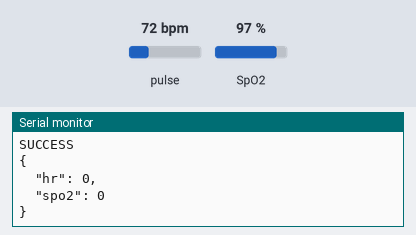
Bench run of a sketch on a simulated Arduino Uno, built with avr-gcc and run on an emulated ATmega328P. Shown: the last lines printed to the serial monitor. Inputs (shaded band) come from the test bench; at power-on: pulse 72 bpm, SpO2 97 %.

Above: at 1.2 s.
1.3 s: pulse set to 42 bpm
2.8 s: SpO2 set to 80 %
At 4.2 s:
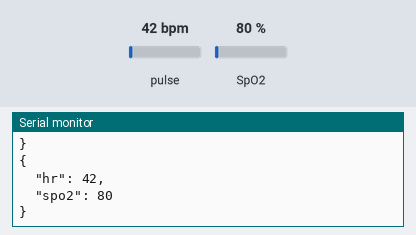
4.3 s: pulse set to 70 bpm
At 5.8 s:
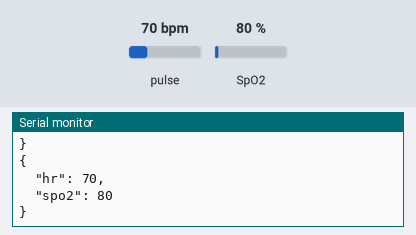
Timing chart, 0 to 7.3 s (numbered marks = the images above; inputs shaded):
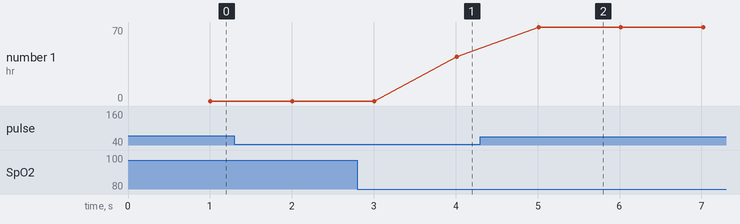

The sketch:

arduino_master_slave_MAX.ino
```cpp
#include "ArduinoJson.h"
int i = 0;
const char *JSON;
StaticJsonDocument<200> doc;

#include <Wire.h>
#include "MAX30100_PulseOximeter.h"
#define REPORTING_PERIOD_MS     1000

PulseOximeter pox;
uint32_t tsLastReport = 0;

void onBeatDetected()
{
}

void setup() {
  Serial.begin(115200);

  if (!pox.begin()) {
        Serial.println("FAILED");
        for(;;);
    } else {
        Serial.println("SUCCESS");
    }
     pox.setIRLedCurrent(MAX30100_LED_CURR_7_6MA);


    // Register a callback for the beat detection
    pox.setOnBeatDetectedCallback(onBeatDetected);

}

void loop() {
  double  hr, sp;

  //sprintf(JSON, "{\"sensor\": \"temp (MAX30100)\",\"reading\": %d}", i);

  pox.update();
  if (millis() - tsLastReport > REPORTING_PERIOD_MS) {
    double hr = pox.getHeartRate();
    double sp = pox.getSpO2();

      doc["hr"] = hr;
      doc["spo2"] = sp;

      Serial.println();
      //serializeJson(doc, Serial);
      serializeJsonPretty(doc, Serial);

      tsLastReport = millis();
  }

}
```

Measured:
- after the input at 2.8 s, the serial monitor: prints a new line after 1.2 s (image 1)
- after the input at 4.3 s, the serial monitor: prints a new line after 0.71 s (image 2)
- plotted number 1: 42 → 70 after the input at 4.3 s
